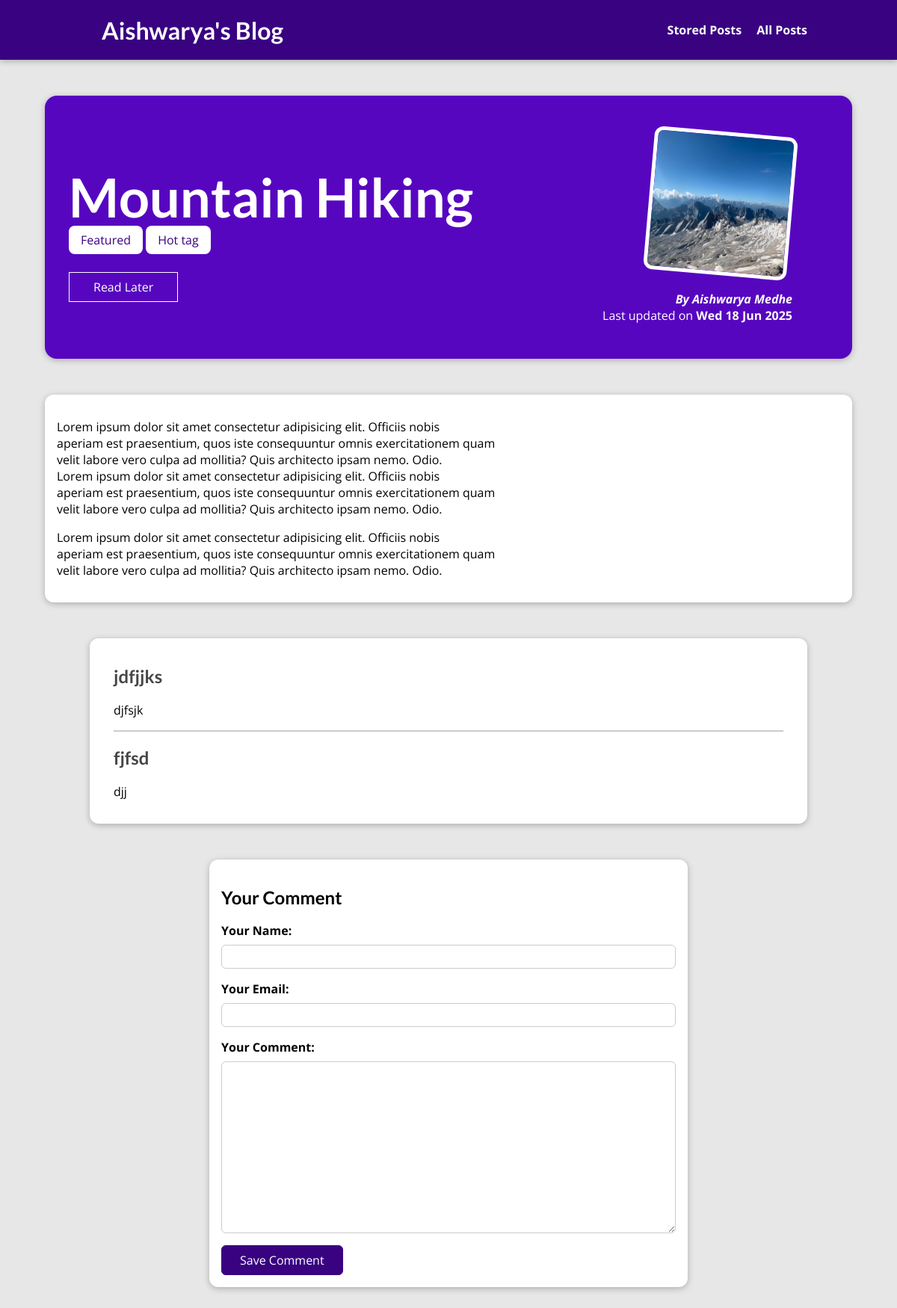
/posts/1, run on the app's committed database.
### blog/models.py (models this page shows, shortened)
class Post(Model):
    title=models.CharField(max_length=150)
    excerpt=models.CharField(max_length=300)
    image_name=models.ImageField(upload_to="blog_images/")
    date=models.DateField(auto_now=True)
    slug=models.SlugField(unique=True, db_index=True)
    content=models.TextField()
    author=models.ForeignKey(Author, on_delete=models.SET_NULL,related_name="posts",null=True)
    tags=models.ManyToManyField(Tag)

class Tag(Model):
    caption=models.CharField(max_length=30)

class Author(Model):
    first_name=models.CharField(max_length=200)
    last_name=models.CharField(max_length=200)
    email_field=models.EmailField()
    def full_name(self):
        return f"{self.first_name} {self.last_name}"
    def __str__(self):
        return self.full_name()

class Comment(Model):
    user_name=models.CharField(max_length=300)
    user_email=models.EmailField()
    text=models.TextField()
    post=models.ForeignKey(Post,on_delete=models.CASCADE,related_name="comments")

### blog/views.py (the view, shortened to what this page needs)
# urls.py: path("posts/<int:pk>",views.SinglePostView.as_view(),name='post_detail'),
class SinglePostView(View):
    def is_stored_view(self,request,post_id):
        stored_posts=request.session.get("stored_posts")
        if stored_posts is not None:
            is_saved_for_later=post_id in stored_posts
        else:
            is_saved_for_later=False
        return is_saved_for_later
    def get(self,request,pk):
        post=Post.objects.get(pk=pk)
        context={
            "post":post,
            "post_tags":post.tags.all(),
            "comment_form":CommentForm(),
            "comments":post.comments.all().order_by('-id'),
            "saved_for_later":self.is_stored_view(request,post.id)
        }
        return render(request,"blog/post_detail.html",context)

### blog/forms.py
class CommentForm(ModelForm):
    class Meta:
        model=Comment
        fields=["user_name","user_email","text"]
        labels={
            "user_name": "Your Name",
            "user_email": "Your Email",
            "text":"Your Comment"
        }

### blog/templates/blog/post_detail.html (shortened to what this page needs)
{% extends "base.html" %}
{% load static %}
{% block css_files %}
    <link rel="stylesheet" href="{% static "blog/post_detail.css" %}"/>
{% endblock %}
{% block content %}
<section id="summary">
    <h2>{{post.title}}</h2>
    <div>
        {% for tag in post_tags %}
            <span class="tag">{{ tag.caption }}</span>
        {% endfor %}
    </div>
    <div id="read-later">
        <form action="{% url "read-later" %}" method="POST">
        <button>
            {% if saved_for_later %}
                Remove from "Read Later" list.
            {% else %}
                Read Later
            {% endif %}
        </button>
        </form>
    </div>
    <article>
        <img src="{{post.image_name.url}}" alt="{{post.title}}"/>
        <address>By <a href="mailto:{{post.author.email_address}}">{{post.author}}</a></address>
        <div>
            Last updated on <time>{{post.date|date:"D d M Y"}}</time>
        </div>
    </article>
</section>
<main>
    {{post.content|linebreaks}}
</main>
<section id="comments">
    <ul>
        {% for comment in comments %}
        <li>
            <h2>{{comment.user_name}}</h2>
            <p>{{comment.text|linebreaks}}</p>
        </li>
        {% endfor %}
    </ul>
</section>
<section id="comment-form">
    <h2>Your Comment</h2>
    <form action="{% url "post_detail" pk=post.pk %}" method="POST">
        {% for form_field in comment_form %}
            <div class="form-control {% if form_field.errors %}invalid{% endif %}">
                {{form_field.label_tag}}
                {{form_field}}
            </div>
        {% endfor %}
        <button>Save Comment</button>
    </form>
</section>
{% endblock %}

### templates/base.html (shortened to what this page needs)
{% load static %}
<!DOCTYPE html>
<html lang="en">
<head>
  <link rel="stylesheet" href="{% static "app.css" %}">
  {% block css_files %}{% endblock %}
</head>
<body>
    <header id="main-navigation">
        <h1><a href="{% url "starting_page" %}">Aishwarya's Blog</a></h1>
        <nav>
            <a href="{% url "read-later" %}">Stored Posts</a>
            <a href="{% url "posts" %}">All Posts</a>
        </nav>
    </header>
  {% block content %}
  {% endblock %}
</body>
</html>

### static/app.css (style rules this page uses)
* { box-sizing: border-box; }
html { font-family: 'Open Sans', 'Lato', sans-serif; }
body { margin: 0; }
h1, h2, h3 { font-family: 'Lato', sans-serif; font-weight: bold; }
#main-navigation { width: 100%; height: 5rem; display: flex; justify-content: space-between; align-items: center; padding: 0 10%; position: absolute; top: 0; left: 0; }
#main-navigation a { text-decoration: none; color: white; font-weight: bold; margin-left: 1rem; }

### blog/static/blog/post_detail.css (style rules this page uses)
body { background-color: #e7e7e7; }
#main-navigation { background-color: #390281; box-shadow: 0 2px 8px rgba(0, 0, 0, 0.25); }
#summary { margin: 8rem auto 3rem auto; padding: 2rem; width: 90%; max-width: 90rem; border-radius: 16px; background-color: #5706c0; position: relative; box-shadow: 0 2px 8px rgba(0, 0, 0, 0.25); height: 22rem; }
#summary h2 { color: white; font-size: 4.5rem; margin-bottom: 0.25rem; }
#summary article { position: absolute; top: 2rem; right: 3rem; padding: 1rem 2rem; border-radius: 12px; text-align: right; color: white; }
#summary article img { width: 12rem; height: 12rem; border-radius: 12px; transform: rotateZ(5deg); border: 5px solid white; margin-bottom: 1rem; }
#summary address { font-weight: bold; }
#summary a { color: white; text-decoration: none; }
#summary time { font-weight: bold; }
#read-later { margin: 2rem 0; }
#read-later button { background-color: transparent; border: 1px solid white; padding: 0.5rem 2rem; font: inherit; color: white; cursor: pointer; }
main { width: 90%; max-width: 90rem; margin: 3rem auto; background-color: white; padding: 1rem; border-radius: 12px; box-shadow: 0 2px 8px rgba(0, 0, 0, 0.25); }
.tag { background-color: white; color: #390281; padding: 0.5rem 1rem; border-radius: 8px; }
#comment-form { margin: 3rem auto; width: 90%; max-width: 40rem; border-radius: 12px; background-color: white; box-shadow: 0 2px 8px rgba(0, 0, 0, 0.25); padding: 1rem; }
#comment-form button { font: inherit; background-color: #390281; color: white; border: 1px solid #390281; padding: 0.5rem 1.5rem; border-radius: 6px; cursor: pointer; }
.form-control { margin-bottom: 1rem; }
.form-control label { font-weight: bold; margin-bottom: 0.5rem; display: block; }
.form-control input, .form-control textarea { display: block; width: 100%; font: inherit; padding: 0.25rem; border-radius: 6px; border: 1px solid #ccc; }
#comments { margin: 3rem auto; width: 90%; max-width: 60rem; border-radius: 12px; background-color: white; box-shadow: 0 2px 8px rgba(0, 0, 0, 0.25); padding: 1rem 2rem; }
#comments ul { list-style: none; margin: 0; padding: 0; }
#comments li { margin-bottom: 1rem; border-bottom: 2px solid #ccc; }
#comments li:last-of-type { border-bottom: none; }
#comments h2 { color: #464646; }

### data on the page
Post: title "Mountain Hiking", image_name (picture), author "Aishwarya Medhe", date "Wed 18 Jun 2025", content "Lorem ipsum dolor sit amet consectetur adipisicing elit. Officiis nobis aperiam est praesentium, quos iste consequuntur omnis exercitationem quam velit labore vero culpa ad mollitia? Quis architecto ipsam nemo. Odio. Lorem ipsum dolor sit amet consectetur adipisicing elit. Officiis nobis aperiam est praesentium, quos iste consequuntur omnis exercitationem quam velit labore vero culpa ad mollitia? Quis architecto ipsam nemo. Odio. Lorem ipsum dolor sit amet consectetur adipisicing elit. Officiis nobis aperiam est praesentium, quos iste consequuntur omnis exercitationem quam velit labore vero culpa ad mollitia? Quis architecto ipsam nemo. Odio."
Tag: caption "Featured"
Tag: caption "Hot tag"
Comment: user_name "jdfjjks", text "djfsjk"
Comment: user_name "fjfsd", text "djj"
